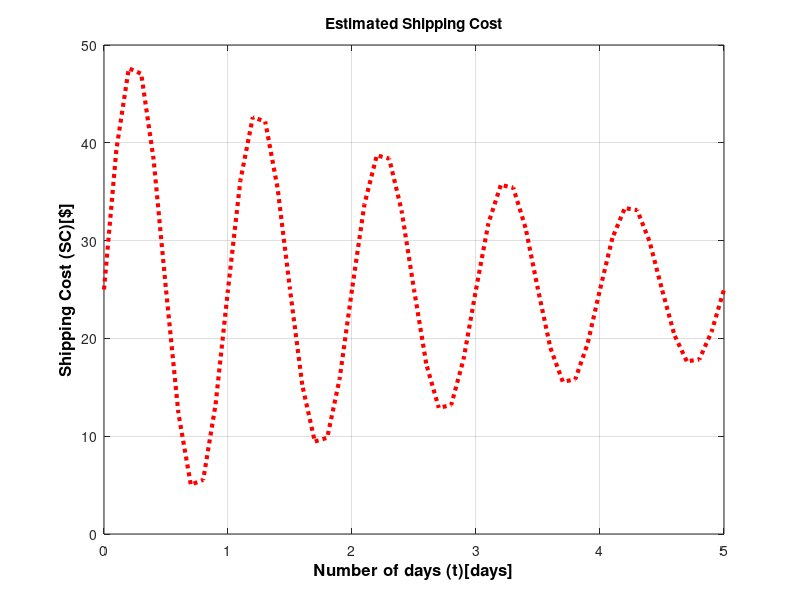

Write the MATLAB code that produced this figure.
%%
clc;
clear
clear all;

%%
t = [0:.1:5];
M = 2;
E = 25;
SC = E*(1+exp(-t/4).*(sin(M*pi.*t)));
figure('Color','w')
plot(t,SC,'r:','LineWidth',3)
grid on
title('Estimated Shipping Cost')
axis([0 5 0 50])
ylabel('Shipping Cost (SC)[$]','FontSize',12,'FontWeight','bold','Color','k')
xlabel('Number of days (t)[days]','FontSize',12,'FontWeight','bold','Color','k')
